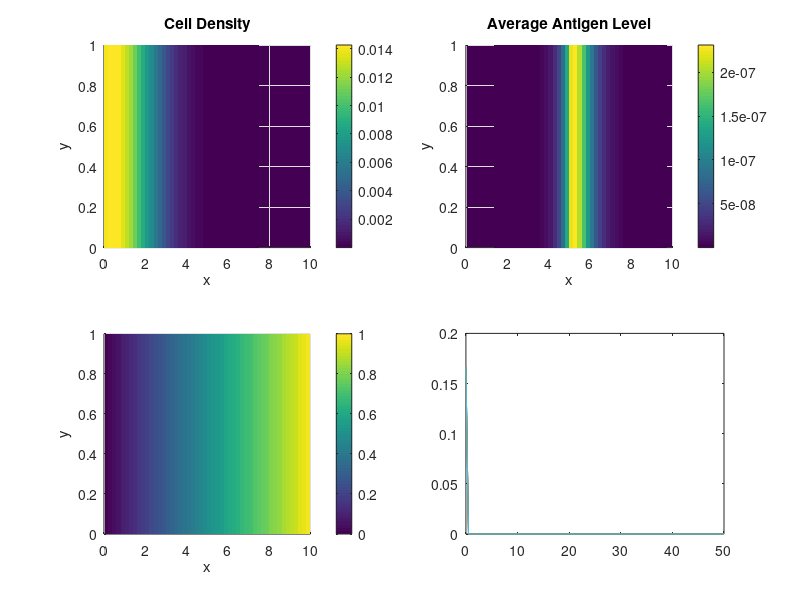

Write MATLAB code to recreate this figure. (Note: this script raises an error after producing the figure.)
% 2D Spatial Phenotypic Advection Diffusion Equation Solver (Matlab)

% 1. Define Parameters
Dx = 0.5;       % Spatial diffusion coefficient
chix = 1.0;     % Chemotaxis coefficient
chia = 1.0;     % Phenotypic advection coefficient


% Define the spatial domain
xmin = 0.0; xmax = 10.0;
ymin = 0.0; ymax = 1.0;
nx = 51;
ny = 6;
dx = (xmax - xmin) / (nx - 1);
dy = (ymax - ymin) / (ny - 1);
x = linspace(xmin, xmax, nx);
y = linspace(ymin, ymax, ny);
[X, Y] = meshgrid(x, y);

% Define the phenotypic domain
amin = 0.0; amax = 50.0;
na = 101;
da = (amax - amin) / (na - 1);
a = linspace(amin, amax, na);

% Define time parameters
t_start = 0.0;
t_end = 100.0;
dt = 0.005;
num_steps = floor((t_end - t_start) / dt);

% 2. Initialize Solution
u = zeros(nx, ny, na);
u(1,:,1) = 1;
u = u/sum(u(:));

Ic = zeros(nx,ny,na);
Ic(round(0.5*nx):end,:,:) = 1;


rho_minus = 0.9;
rho_plus = 0.5;

% Define the chemoattractant concentration C(x, y)
[Y,X, A] = meshgrid(y,x,a);
C_m = X/xmax;

figure;
tic;
% 3. Time Loop
for n = 1:num_steps
    u_new = u; % Initialize u_new with the current u

        % --- Spatial Diffusion Term ---
        % x-direction

        flux_west_diff = Dx * (u(2:end, :, :) - u(1:end-1, :, :)) / dx;
        flux_west_diff = cat(1, zeros(1,ny,na), flux_west_diff);

        flux_east_diff = Dx * (u(2:end, :, :) - u(1:end-1, :, :)) / dx;
        flux_east_diff = cat(1, flux_east_diff, zeros(1,ny,na));
        laplacian_u = (flux_east_diff - flux_west_diff) / dx;

        % y-direction
        flux_south_diff = Dx * (u(:, 2:end, :) - u(:, 1:end-1, :)) / dy;
        flux_south_diff = cat(2, zeros(nx,1,na), flux_south_diff);
        
        flux_north_diff = Dx * (u(:, 2:end, :) - u(:, 1:end-1, :)) / dy;
        flux_north_diff = cat(2, flux_north_diff, zeros(nx,1,na));
        
        laplacian_u = laplacian_u + (flux_north_diff - flux_south_diff) / dy;


        % --- Chemotaxis Term ---
        % x-direction
        dCdx = (C_m(2:end, :, :) - C_m(1:(end-1),:, :)) / dx;

        u_west = 0.5 * (u(2:end, :, :) + u(1:end-1, :, :)); % Central difference for u at face
        flux_west_chem = -chix .* u_west .* dCdx; % Note the index for gradCx
        flux_west_chem = cat(1, zeros(1,ny,na), flux_west_chem);

        u_east = 0.5 * (u(2:end, :, :) + u(1:end-1, :, :)); % Central difference for u at face
        flux_east_chem = -chix * u_east .* dCdx;   % Note the index for gradCx
        flux_east_chem = cat(1, flux_east_chem, zeros(1,ny,na));
        
        div_chemotaxis = (flux_east_chem - flux_west_chem) / dx;

        % y-direction
        dCdy = (C_m(:, 2:end,:) - C_m(:,1:(end-1),:)) / dy;

        u_south = 0.5 * (u(:, 2:end, :) + u(:, 1:end-1, :)); % Central difference for u at face
        flux_south_chem = -chix .* u_south .* dCdy; % Note the index for gradCy
        flux_south_chem = cat(2, zeros(nx,1,na), flux_south_chem);

        u_north = 0.5 * (u(:, 2:end, :) + u(:, 1:end-1, :)); % Central difference for u at face
        flux_north_chem = -chix .* u_north .* dCdy;   % Note the index for gradCy
        flux_north_chem  = cat(2, flux_north_chem, zeros(nx,1,na));

        div_chemotaxis = div_chemotaxis + (flux_north_chem - flux_south_chem) / dy;


        % --- Phenotypic Advection Term ---
        a_ind_1 = [2:na, na];
        a_plus_half_a = (A(:,:,a_ind_1) + A(:,:,:)) / 2;
        f_k_plus_half = (rho_plus .* (1 - a_plus_half_a./amax) .* Ic(:,:, :) - rho_minus .* a_plus_half_a./amax .* (1-Ic(:,:, :)) ) ;
        u_upwind_plus = u(:, :, a_ind_1) .*(chia .* f_k_plus_half <= 0) + u(:, :, :) .* (chia .* f_k_plus_half > 0);
        
        a_ind_2 = [1 1:(na-1)];
        a_minus_half_a = (A(:,:,:) + A(:,:,a_ind_2) ) / 2;
        f_k_minus_half = (rho_plus .* (1 - a_minus_half_a./amax) .* Ic(:,:, :) - rho_minus .* a_minus_half_a./amax .* (1-Ic(:,:, :)) ) ;
        u_upwind_minus = u(:, :, :) .*(chia .* f_k_minus_half <= 0) + u(:, :, a_ind_2) .* (chia .* f_k_minus_half > 0);

        flux_a_plus = chia .* f_k_plus_half .* u_upwind_plus;
        flux_a_minus = chia .* f_k_minus_half .* u_upwind_minus;

        % Boundary in a (no flux)
        flux_a_minus(:,:,1) = 0;
        % Boundary in a (no flux)
        flux_a_plus(:,:,end) = 0;

        adv_phenotype = -(flux_a_plus - flux_a_minus) / da;


    % Update u
    u = u + dt * (laplacian_u + div_chemotaxis + adv_phenotype);



    % Optional: Visualize the solution at certain time steps
    if mod(n, 500) == 0
        clf;
    
        subplot(2,2,1)
        u_slice = squeeze(sum(u,3));
        surf(x, y, u_slice', 'EdgeColor','none');
        colorbar;
        xlabel('x');
        ylabel('y');
        % colormap('jet');
        view(2)
        title('Cell Density')
        axis([0 xmax 0 ymax])
    
        av_a = zeros(nx, ny);
        for ix=1:nx
            for iy=1:ny
                av_a(ix,iy) = a*squeeze(u(ix,iy,:));
            end
        end
        av_a = av_a/amax*sum(u(:));

    
        subplot(2,2,2)
        surf(x, y, av_a', 'EdgeColor','none');
        colorbar;
        xlabel('x');
        ylabel('y');
        % colormap('jet');
        view(2)
        title('Average Antigen Level')
        axis([0 xmax 0 ymax])

        subplot(2,2,3)
        surf(x, y, C_m(:,:,1)', 'EdgeColor','none');
        colorbar;
        xlabel('x');
        ylabel('y');
        view(2)

        
        subplot(2,2,4)
        plot(a, squeeze(sum(u,[1,2])))
        axis([0 max(a) 0 max(squeeze(sum(u,[1,2])))])
        title('Distribution of Cell Antigen')
    
        sgtitle(['time = ', num2str(dt*n), ' mass = ', num2str(sum(u(:)))])
        drawnow;
    end
end
toc;

disp('Simulation finished.');

% Optional: Visualize the final solution
% figure(2);
% slice(X, Y, a, u(:, :, :), [0.5], [0.5], [amin, (amin+amax)/2, amax]);
% xlabel('x'); ylabel('y'); zlabel('a');
% title(['Final Solution at Time: ', num2str(t_end)]);
% colorbar;